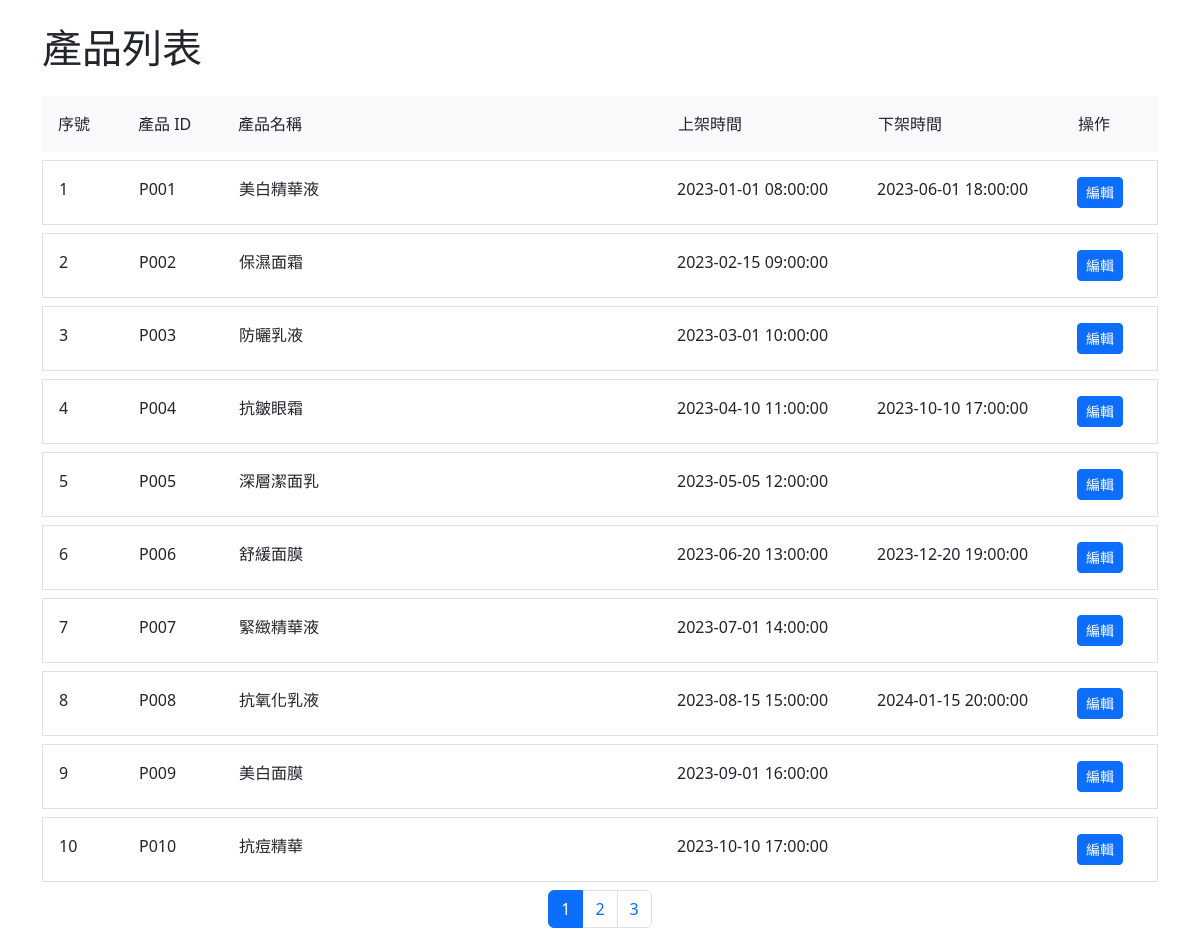
The page / on the database its author committed.
### tables this page shows
CREATE TABLE `cosmetic` (
  `id` int(11) NOT NULL,
  `product_name` varchar(255) NOT NULL,
  `product_code` varchar(50) NOT NULL,
  `start_date` datetime DEFAULT NULL,
  `end_date` datetime DEFAULT NULL
);

### index.php (the view, shortened to what this page needs)
<?php
include 'PDO_connect.php';
$limit = 10;
$page = isset($_GET['page']) ? $_GET['page'] : 1;
$start = ($page - 1) * $limit;
$sql = "SELECT COUNT(*) FROM cosmetic";
$stmt = $pdo->prepare($sql);
$stmt->execute();
$total_results = $stmt->fetchColumn();
$total_pages = ceil($total_results / $limit);
$sql = "SELECT * FROM cosmetic LIMIT :start, :limit";
$stmt = $pdo->prepare($sql);
$stmt->bindParam(':start', $start, PDO::PARAM_INT);
$stmt->bindParam(':limit', $limit, PDO::PARAM_INT);
$stmt->execute();
$products = $stmt->fetchAll(PDO::FETCH_ASSOC);
?>
<!DOCTYPE html>
<html lang="zh-TW">
<head>
    <link href="https://cdn.jsdelivr.net/npm/bootstrap@5.3.3/dist/css/bootstrap.min.css" rel="stylesheet">
</head>
<body>
<div class="container">
    <h1 class="my-4">產品列表</h1>
    <div class="d-flex flex-column">
        <div class="d-flex bg-light p-2 mb-2">
            <div class="p-2 column-seq">序號</div>
            <div class="p-2 column-id">產品 ID</div>
            <div class="p-2 column-name">產品名稱</div>
            <div class="p-2 column-start">上架時間</div>
            <div class="p-2 column-end">下架時間</div>
            <div class="p-2 column-action">操作</div>
        </div>
        <?php foreach ($products as $index => $product): ?>
        <div class="d-flex p-2 mb-2 border">
            <div class="p-2 column-seq"><?= $index + 1 + ($page - 1) * $limit; ?></div>
            <div class="p-2 column-id"><?= $product['product_code']; ?></div>
            <div class="p-2 column-name"><?= $product['product_name']; ?></div>
            <div class="p-2 column-start"><?= $product['start_date']; ?></div>
            <div class="p-2 column-end"><?= $product['end_date']; ?></div>
            <div class="p-2 column-action">
                <a href="edit.php?id=<?=$product['id']; ?>&page=<?=$page?>" class="btn btn-primary btn-sm">編輯</a>
            </div>
        </div>
        <?php endforeach; ?>
    </div>
    <nav>
        <ul class="pagination justify-content-center">
            <?php for ($i = 1; $i <= $total_pages; $i++): ?>
            <li class="page-item <?php if ($i == $page) echo 'active'; ?>">
                <a class="page-link" href="index.php?page=<?php echo $i; ?>"><?php echo $i; ?></a>
            </li>
            <?php endfor; ?>
        </ul>
    </nav>
</div>
</body>
</html>

### index.php (style rules this page uses)
.column-seq { width: 80px; }
.column-id { width: 100px; }
.column-name { flex: 1; }
.column-start { width: 200px; }
.column-end { width: 200px; }
.column-action { width: 80px; }

### rows shown on the page
cosmetic: limit "1", product_code "P001", product_name "美白精華液", start_date "2023-01-01 08:00:00", end_date "2023-06-01 18:00:00"
cosmetic: limit "2", product_code "P002", product_name "保濕面霜", start_date "2023-02-15 09:00:00"
cosmetic: limit "3", product_code "P003", product_name "防曬乳液", start_date "2023-03-01 10:00:00"
cosmetic: limit "4", product_code "P004", product_name "抗皺眼霜", start_date "2023-04-10 11:00:00", end_date "2023-10-10 17:00:00"
cosmetic: limit "5", product_code "P005", product_name "深層潔面乳", start_date "2023-05-05 12:00:00"
cosmetic: limit "6", product_code "P006", product_name "舒緩面膜", start_date "2023-06-20 13:00:00", end_date "2023-12-20 19:00:00"
cosmetic: limit "7", product_code "P007", product_name "緊緻精華液", start_date "2023-07-01 14:00:00"
cosmetic: limit "8", product_code "P008", product_name "抗氧化乳液", start_date "2023-08-15 15:00:00", end_date "2024-01-15 20:00:00"
cosmetic: limit "9", product_code "P009", product_name "美白面膜", start_date "2023-09-01 16:00:00"
cosmetic: limit "10", product_code "P010", product_name "抗痘精華", start_date "2023-10-10 17:00:00"
